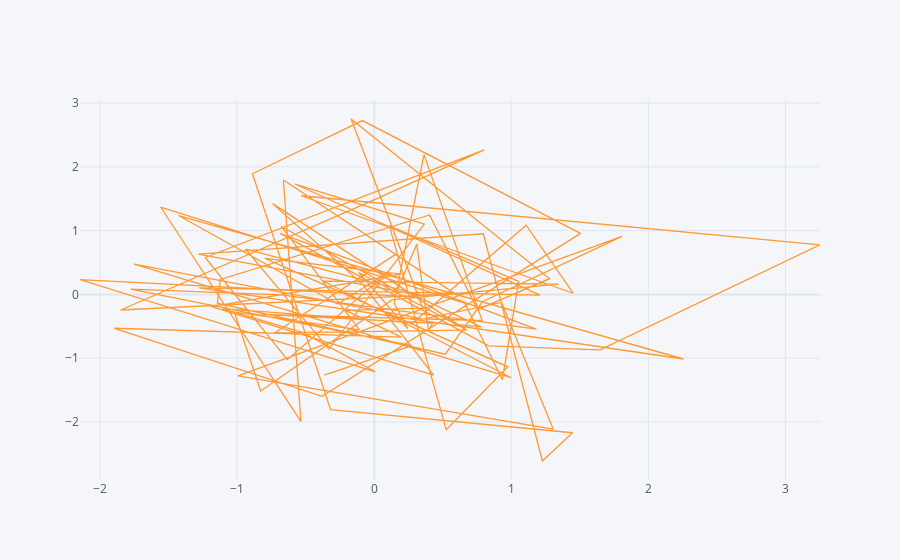

Notebook code for this chart:
### Code cell
data.iplot(kind='scatter', x='A', y='B')
